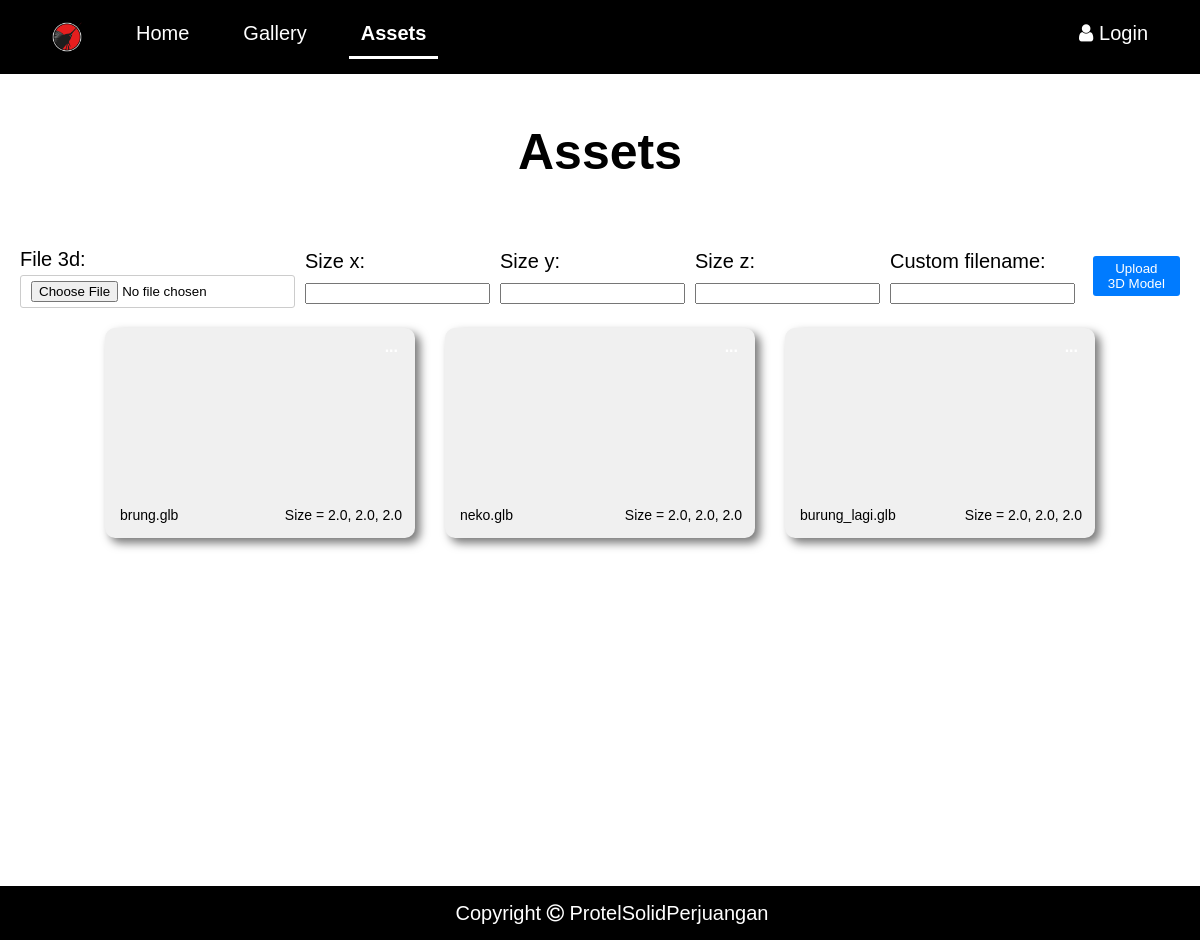
The app's page /assets, older data.
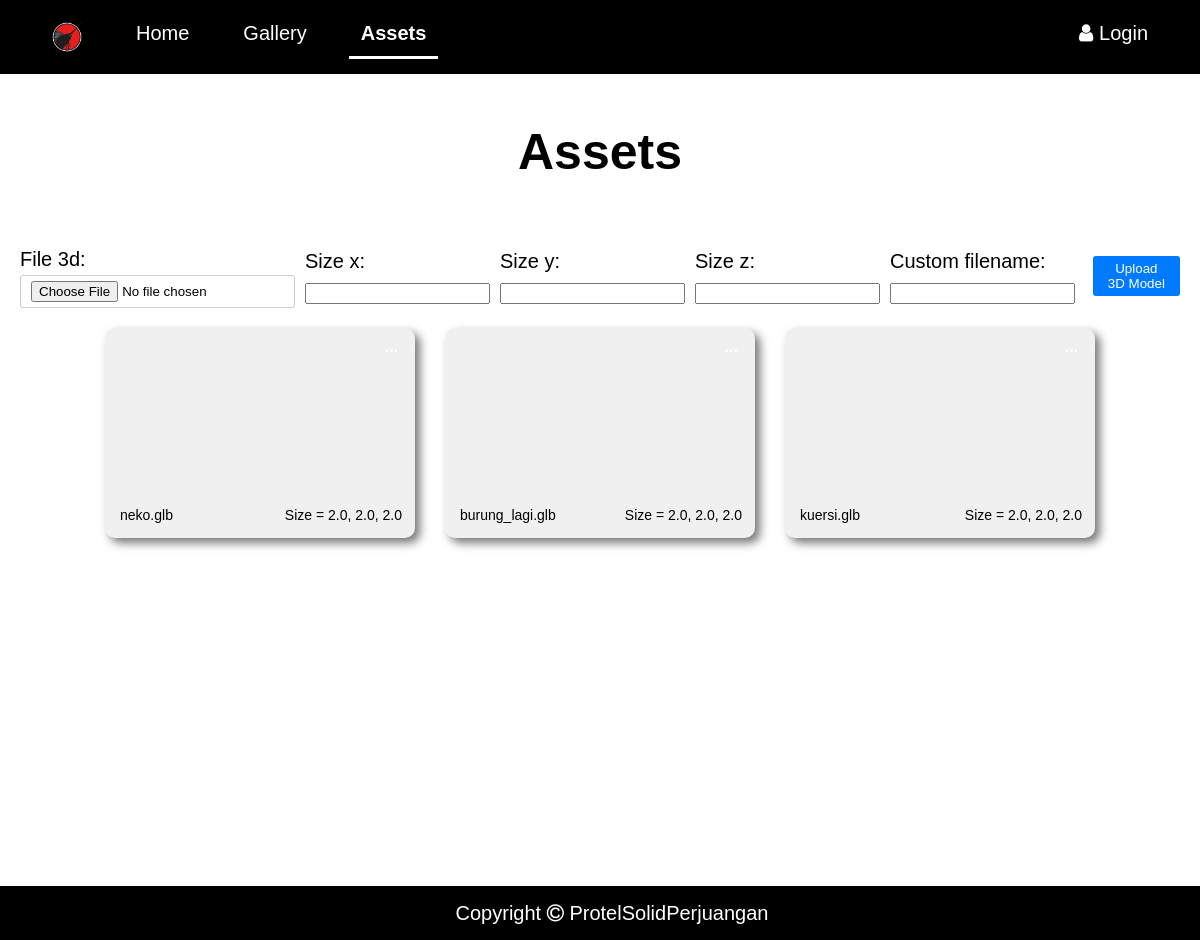
The same page, newer data.
### main/models.py (models this page shows, shortened)
class Model3D(models.Model):
    file_3d = models.FileField(upload_to=custom_upload_to)
    size_x = models.FloatField()
    size_y = models.FloatField()
    size_z = models.FloatField()
    custom_filename = models.CharField(max_length=255, blank=True, null=True)
    custom_json_filename = models.CharField(max_length=255, blank=True, null=True)

### main/views.py (the view)
# urls.py: path("assets", views.assets, name="assets"),
def assets(request):
    objects = Model3D.objects.all()
    if request.method == 'POST':
        if 'upload_file' in request.POST:
            form = Model3DForm(request.POST, request.FILES)
            if form.is_valid():
                model_3d = form.save(commit=False)
                custom_filename = form.cleaned_data.get('custom_filename')
                model_3d.custom_filename = custom_filename
                json_filename = f'{custom_filename}.json'
                model_3d.custom_json_filename = os.path.join('models/obj', json_filename)
                json_data = {
                    'custom_filename': model_3d.custom_filename,
                    'size_x': model_3d.size_x,
                    'size_y': model_3d.size_y,
                    'size_z': model_3d.size_z,
                }
                with open(os.path.join(settings.MEDIA_ROOT, 'models/obj', json_filename), 'w') as json_file:
                    json.dump(json_data, json_file, indent=2)
                model_3d.save()
                return redirect('assets')  # Replace with your actual redirect URL
        elif 'edit_file' in request.POST:
            object_id = request.POST.get('object_id')  # Ambil ID objek yang akan diedit
            edit_file = get_object_or_404(Model3D, id=object_id)
            form_edit = Edit3Dfile(request.POST, instance=edit_file)
            if form_edit.is_valid():
                form_edit.save()
                return redirect('assets')
            else:
                form_edit = Edit3Dfile()
    else:
        form = Model3DForm()
        form_edit = Edit3Dfile()
    return render(request, 'assets.html', {'form': form, 'form_edit':form_edit, 'objects': objects})

### main/forms.py
class Model3DForm(forms.ModelForm):
    class Meta:
        model = Model3D
        fields = ['file_3d', 'size_x', 'size_y', 'size_z', 'custom_filename']

class Edit3Dfile(forms.ModelForm):
    class Meta:
        model = Model3D
        fields = ['size_x', 'size_y', 'size_z', 'custom_filename']

### main/templatetags/custom_filters.py (called while the page is built)
@register.filter(name='basename')
def get_basename(value):
    return basename(value)

### main/templates/assets.html (shortened to what this page needs)
<!DOCTYPE html>
<html lang="en">
<head>
    <link rel="stylesheet" href="../static/style2.css">
    <link rel="stylesheet" href="https://cdnjs.cloudflare.com/ajax/libs/font-awesome/4.7.0/css/font-awesome.min.css">
</head>
{% load static %}
{% load custom_filters%}
<body>
    <div class="header">
        <a href="home" class="logo"><img src="../static/image/logo_protel.png" alt=""></a>
        <a href="home">Home</a>
        <a href="gallery">Gallery</a>
        <a class="active" href="assets">Assets</a>
        <div class="header-right">
            <a href="./accounts/login">
                <i class ="fa fa-fw fa-user" style="color: white;"></i>Login</a>
        </div>
    </div>
<div class="main-container">
    <div>
        <h1>Assets</h1>
    </div>
    <form method="post" enctype="multipart/form-data" class="custom-upload-form">
        {{ form.as_p }}
        <button type="submit" name="upload_file">Upload 3D Model</button>
    </form>
<div class="object-container">
    {% for object in objects %}
    <div class="object-box">
        <div class="model-display"  id="{{object.id}}">
        </div>
        <div class="model-label">
            <span class="filename">{{ object.file_3d.url|basename }}</span>
            <span class="size">Size = {{ object.size_x }}, {{ object.size_y }}, {{ object.size_z }}</span>
          </div>
        <div class="dropdown">
            <button onclick="myFunction('{{object.id}}')" class="dropbtn">...</button>
        </div>
    </div>
    {% endfor %}
</div>
    <div class="footer">
        <p>Copyright <i class="fa fa-copyright"></i> ProtelSolidPerjuangan</p>
    </div>
</body>
</html>

Row changes from the older to the newer data that the page shows:
removed Model3D: file_3d|basename "brung.glb", size_x "2.0", size_y "2.0", size_z "2.0"
added Model3D: file_3d|basename "kuersi.glb", size_x "2.0", size_y "2.0", size_z "2.0"
